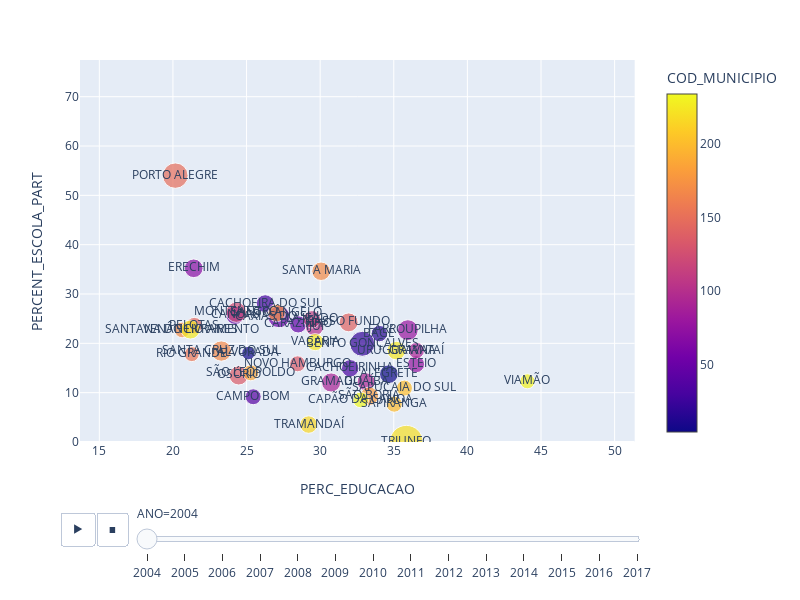

The notebook cell this image was saved under:
### Code cell
heightS=600
widthS=800


print('\nGrafico que representa Gastos por Saude e educacao, o tamanho do circulo é a despesa por aluno')
dfscatter = dfTopDespesa40
fig=px.scatter(dfscatter[dfscatter['DESP_POR_ALUNO_NORM']>=0], x="PERC_EDUCACAO", y="PERCENT_ESCOLA_PART", animation_frame="ANO", animation_group="NOME_MUNICIPIO",height=heightS,width=widthS,
           size="DESP_POR_ALUNO", color="COD_MUNICIPIO", hover_name="NOME_MUNICIPIO",size_max=50,log_x=False,log_y=False,text="NOME_MUNICIPIO",
               range_x=[dfscatter['PERC_EDUCACAO'].min(),dfscatter['PERC_EDUCACAO'].max()+5], range_y=[dfscatter['PERCENT_ESCOLA_PART'].min(),dfscatter['PERCENT_ESCOLA_PART'].max()+5]
              #labels=dict(ExpOneRD="Expenditure by one researcher (Current USD)",ExpOneArt="Cost of one article (Current USD)",per_g="Research and development expenditure (% of GDP)")
              )
iplot(fig)

### Figure 1 — Plotly figure (JSON) as saved in the notebook; plotly's stock layout.template omitted (floating-point values rounded to 4 significant figures)
{"data": [{"hoverlabel": {"namelength": 0}, "hovertemplate": "<b>%{hovertext}</b><br><br>ANO=2004<br>PERC_EDUCACAO=%{x}<br>PERCENT_ESCOLA_PART=%{y}<br>DESP_POR_ALUNO=%{marker.size}<br>NOME_MUNICIPIO=%{text}<br>COD_MUNICIPIO=%{marker.color}", "hovertext": ["ALEGRETE", "ALVORADA", "BAGÉ", "BENTO GONÇALVES", "CACHOEIRA DO SUL", "CACHOEIRINHA", "CAMPO BOM", "CANOAS", "CARAZINHO", "CAXIAS DO SUL", "ERECHIM", "ESTEIO", "FARROUPILHA", "GRAMADO", "GRAVATAÍ", "GUAÍBA", "IJUÍ", "LAJEADO", "MONTENEGRO", "NOVO HAMBURGO", "OSÓRIO", "PASSO FUNDO", "PELOTAS", "PORTO ALEGRE", "RIO GRANDE", "SANTA CRUZ DO SUL", "SANTA MARIA", "SANTANA DO LIVRAMENTO", "SANTO ÂNGELO", "SÃO BORJA", "SÃO LEOPOLDO", "SAPIRANGA", "SAPUCAIA DO SUL", "TRAMANDAÍ", "TRIUNFO", "URUGUAIANA", "VACARIA", "VENÂNCIO AIRES", "VIAMÃO", "CAPÃO DA CANOA"], "ids": ["ALEGRETE", "ALVORADA", "BAGÉ", "BENTO GONÇALVES", "CACHOEIRA DO SUL", "CACHOEIRINHA", "CAMPO BOM", "CANOAS", "CARAZINHO", "CAXIAS DO SUL", "ERECHIM", "ESTEIO", "FARROUPILHA", "GRAMADO", "GRAVATAÍ", "GUAÍBA", "IJUÍ", "LAJEADO", "MONTENEGRO", "NOVO HAMBURGO", "OSÓRIO", "PASSO FUNDO", "PELOTAS", "PORTO ALEGRE", "RIO GRANDE", "SANTA CRUZ DO SUL", "SANTA MARIA", "SANTANA DO LIVRAMENTO", "SANTO ÂNGELO", "SÃO BORJA", "SÃO LEOPOLDO", "SAPIRANGA", "SAPUCAIA DO SUL", "TRAMANDAÍ", "TRIUNFO", "URUGUAIANA", "VACARIA", "VENÂNCIO AIRES", "VIAMÃO", "CAPÃO DA CANOA"], "legendgroup": "", "marker": {"color": [4, 6, 16, 21, 30, 31, 39, 45, 46, 50, 69, 76, 78, 90, 91, 92, 101, 113, 123, 134, 135, 141, 144, 149, 156, 168, 169, 171, 175, 180, 187, 199, 200, 216, 220, 224, 225, 226, 230, 234], "coloraxis": "coloraxis", "size": [2333.0, 1227.0, 1809.0, 4184.0, 2118.0, 2040.0, 1708.0, 2273.0, 1977.0, 3266.0, 2329.0, 1963.0, 2897.0, 2456.0, 1742.0, 2179.0, 2223.0, 2033.0, 2765.0, 1707.0, 2456.0, 2392.0, 1837.0, 4327.0, 1514.0, 2771.0, 2296.0, 1642.0, 2029.0, 2255.0, 1693.0, 1739.0, 1723.0, 2054.0, 7423.0, 2305.0, 1965.0, 2428.0, 1512.0, 1665.0], "sizemode": "area", "sizeref": 13.41, "symbol": "circle"}, "mode": "markers+text", "name": "", "showlegend": false, "text": ["ALEGRETE", "ALVORADA", "BAGÉ", "BENTO GONÇALVES", "CACHOEIRA DO SUL", "CACHOEIRINHA", "CAMPO BOM", "CANOAS", "CARAZINHO", "CAXIAS DO SUL", "ERECHIM", "ESTEIO", "FARROUPILHA", "GRAMADO", "GRAVATAÍ", "GUAÍBA", "IJUÍ", "LAJEADO", "MONTENEGRO", "NOVO HAMBURGO", "OSÓRIO", "PASSO FUNDO", "PELOTAS", "PORTO ALEGRE", "RIO GRANDE", "SANTA CRUZ DO SUL", "SANTA MARIA", "SANTANA DO LIVRAMENTO", "SANTO ÂNGELO", "SÃO BORJA", "SÃO LEOPOLDO", "SAPIRANGA", "SAPUCAIA DO SUL", "TRAMANDAÍ", "TRIUNFO", "URUGUAIANA", "VACARIA", "VENÂNCIO AIRES", "VIAMÃO", "CAPÃO DA CANOA"], "type": "scatter", "x": [34.66, 25.13, 34.02, 32.86, 26.27, 32.04, 25.45, 24.23, 28.51, 27.2, 21.41, 36.51, 35.96, 30.74, 36.53, 33.12, 29.62, 29.44, 24.31, 28.47, 24.47, 31.94, 21.45, 20.16, 21.28, 23.29, 30.06, 20.63, 27.05, 33.34, 25.29, 35.03, 35.72, 29.22, 35.85, 35.18, 29.66, 21.19, 44.07, 32.75], "xaxis": "x", "y": [13.75, 18.03, 21.98, 19.91, 28.05, 14.94, 9.173, 25.69, 23.84, 25.4, 35.21, 15.77, 22.68, 12.07, 18.54, 12.2, 23.36, 24.87, 26.3, 15.85, 13.49, 24.25, 23.58, 54.0, 17.82, 18.44, 34.61, 22.72, 26.16, 9.291, 14.02, 7.667, 10.93, 3.534, 0, 18.53, 20.25, 22.8, 12.31, 8.537], "yaxis": "y"}], "layout": {"coloraxis": {"colorbar": {"title": {"text": "COD_MUNICIPIO"}}, "colorscale": [[0, "#0d0887"], [0.1111, "#46039f"], [0.2222, "#7201a8"], [0.3333, "#9c179e"], [0.4444, "#bd3786"], [0.5556, "#d8576b"], [0.6667, "#ed7953"], [0.7778, "#fb9f3a"], [0.8889, "#fdca26"], [1, "#f0f921"]]}, "height": 600, "legend": {"itemsizing": "constant", "tracegroupgap": 0}, "margin": {"t": 60}, "sliders": [{"active": 0, "currentvalue": {"prefix": "ANO="}, "len": 0.9, "pad": {"b": 10, "t": 60}, "steps": [{"args": [["2004"], {"frame": {"duration": 0, "redraw": false}, "fromcurrent": true, "mode": "immediate", "transition": {"duration": 0, "easing": "linear"}}], "label": "2004", "method": "animate"}, {"args": [["2005"], {"frame": {"duration": 0, "redraw": false}, "fromcurrent": true, "mode": "immediate", "transition": {"duration": 0, "easing": "linear"}}], "label": "2005", "method": "animate"}, {"args": [["2006"], {"frame": {"duration": 0, "redraw": false}, "fromcurrent": true, "mode": "immediate", "transition": {"duration": 0, "easing": "linear"}}], "label": "2006", "method": "animate"}, {"args": [["2007"], {"frame": {"duration": 0, "redraw": false}, "fromcurrent": true, "mode": "immediate", "transition": {"duration": 0, "easing": "linear"}}], "label": "2007", "method": "animate"}, {"args": [["2008"], {"frame": {"duration": 0, "redraw": false}, "fromcurrent": true, "mode": "immediate", "transition": {"duration": 0, "easing": "linear"}}], "label": "2008", "method": "animate"}, {"args": [["2009"], {"frame": {"duration": 0, "redraw": false}, "fromcurrent": true, "mode": "immediate", "transition": {"duration": 0, "easing": "linear"}}], "label": "2009", "method": "animate"}, {"args": [["2010"], {"frame": {"duration": 0, "redraw": false}, "fromcurrent": true, "mode": "immediate", "transition": {"duration": 0, "easing": "linear"}}], "label": "2010", "method": "animate"}, {"args": [["2011"], {"frame": {"duration": 0, "redraw": false}, "fromcurrent": true, "mode": "immediate", "transition": {"duration": 0, "easing": "linear"}}], "label": "2011", "method": "animate"}, {"args": [["2012"], {"frame": {"duration": 0, "redraw": false}, "fromcurrent": true, "mode": "immediate", "transition": {"duration": 0, "easing": "linear"}}], "label": "2012", "method": "animate"}, {"args": [["2013"], {"frame": {"duration": 0, "redraw": false}, "fromcurrent": true, "mode": "immediate", "transition": {"duration": 0, "easing": "linear"}}], "label": "2013", "method": "animate"}, {"args": [["2014"], {"frame": {"duration": 0, "redraw": false}, "fromcurrent": true, "mode": "immediate", "transition": {"duration": 0, "easing": "linear"}}], "label": "2014", "method": "animate"}, {"args": [["2015"], {"frame": {"duration": 0, "redraw": false}, "fromcurrent": true, "mode": "immediate", "transition": {"duration": 0, "easing": "linear"}}], "label": "2015", "method": "animate"}, {"args": [["2016"], {"frame": {"duration": 0, "redraw": false}, "fromcurrent": true, "mode": "immediate", "transition": {"duration": 0, "easing": "linear"}}], "label": "2016", "method": "animate"}, {"args": [["2017"], {"frame": {"duration": 0, "redraw": false}, "fromcurrent": true, "mode": "immediate", "transition": {"duration": 0, "easing": "linear"}}], "label": "2017", "method": "animate"}], "x": 0.1, "xanchor": "left", "y": 0, "yanchor": "top"}], "updatemenus": [{"buttons": [{"args": [null, {"frame": {"duration": 500, "redraw": false}, "fromcurrent": true, "mode": "immediate", "transition": {"duration": 500, "easing": "linear"}}], "label": "&#9654;", "method": "animate"}, {"args": [[null], {"frame": {"duration": 0, "redraw": false}, "fromcurrent": true, "mode": "immediate", "transition": {"duration": 0, "easing": "linear"}}], "label": "&#9724;", "method": "animate"}], "direction": "left", "pad": {"r": 10, "t": 70}, "showactive": false, "type": "buttons", "x": 0.1, "xanchor": "right", "y": 0, "yanchor": "top"}], "width": 800, "xaxis": {"anchor": "y", "domain": [0, 0.98], "range": [13.69, 51.36], "title": {"text": "PERC_EDUCACAO"}}, "yaxis": {"anchor": "x", "domain": [0, 1], "range": [0, 77.44], "title": {"text": "PERCENT_ESCOLA_PART"}}}}
